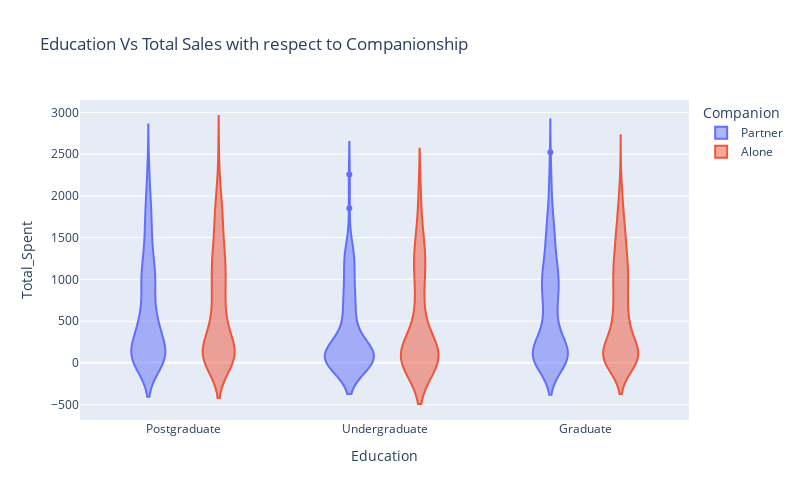

The notebook cell this image was saved under:
### Markdown cell above
#### Can be concluded that there are more Postgraduates spending more and more undergraduates spending less which is quite obvious but let's see the distribution for people grouped by education and companionship

### Code cell
fig = px.violin(data_EDA, x="Education", y="Total_Spent", color="Companion", 
                height=500, width=800, title="Education Vs Total Sales with respect to Companionship")
fig.show()

### Figure 1 — Plotly figure (JSON) as saved in the notebook; plotly's stock layout.template omitted (floating-point values rounded to 4 significant figures; data arrays with more than 128 entries replaced by an {"elided": "..."} marker saying what was removed)
{"data": [{"alignmentgroup": "True", "box": {"visible": false}, "hovertemplate": "Companion=Partner<br>Education=%{x}<br>Total_Spent=%{y}<extra></extra>", "legendgroup": "Partner", "marker": {"color": "#636efa"}, "name": "Partner", "offsetgroup": "Partner", "orientation": "v", "scalegroup": "True", "showlegend": true, "type": "violin", "x": {"elided": "786 str values"}, "x0": " ", "xaxis": "x", "y": {"elided": "786 int values"}, "y0": " ", "yaxis": "y"}, {"alignmentgroup": "True", "box": {"visible": false}, "hovertemplate": "Companion=Alone<br>Education=%{x}<br>Total_Spent=%{y}<extra></extra>", "legendgroup": "Alone", "marker": {"color": "#EF553B"}, "name": "Alone", "offsetgroup": "Alone", "orientation": "v", "scalegroup": "True", "showlegend": true, "type": "violin", "x": {"elided": "786 str values"}, "x0": " ", "xaxis": "x", "y": {"elided": "786 int values"}, "y0": " ", "yaxis": "y"}], "layout": {"height": 500, "legend": {"title": {"text": "Companion"}, "tracegroupgap": 0}, "title": {"text": "Education Vs Total Sales with respect to Companionship"}, "violinmode": "group", "width": 800, "xaxis": {"anchor": "y", "domain": [0, 1], "title": {"text": "Education"}}, "yaxis": {"anchor": "x", "domain": [0, 1], "title": {"text": "Total_Spent"}}}}
